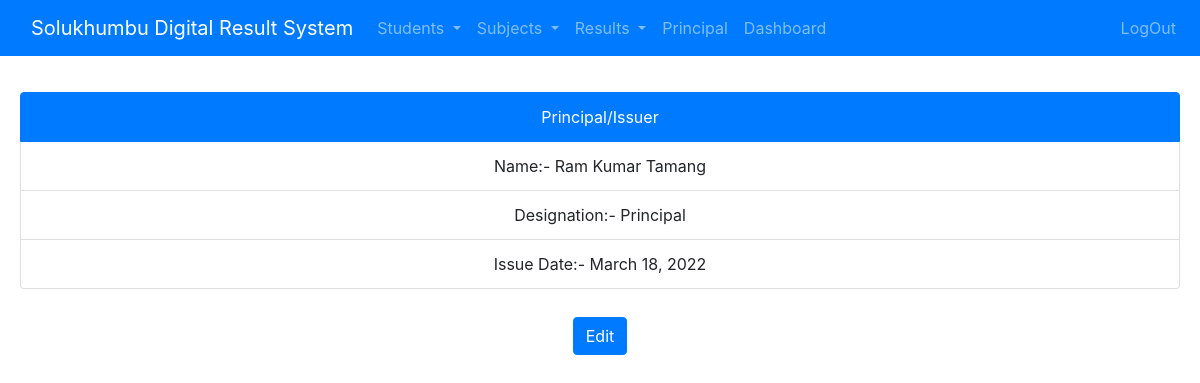
Screenshot of /home/issuer (signed in) with the database file from the repository.
### student/models.py (models this page shows, shortened)
class Issuer(models.Model):
    name = models.CharField(max_length=100)
    designation = models.CharField(max_length=50, choices= DESIGNATION_CHOICES, default='Principal')
    date_of_issue = models.DateField(default=datetime.date.today)

### student/views.py (the view)
# urls.py: path('home/issuer',views.issuer,name='issuer'),
@login_required
def issuer(request):
    issuers = Issuer.objects.all()
    context = {
        'issuers': issuers,
        }
    return render(request, 'issuer/issuer.html',context)

### student/templates/issuer/issuer.html
{% extends 'student/base.html' %}
{% block content %}
    <div class="card-body">
<ul class="mt-3 list-group text-center">
    {% for issuer in issuers %}
    <li class="list-group-item active" aria-current="true">Principal/Issuer</li>
    <li class="list-group-item">Name:- {{issuer.name}}</li>
    <li class="list-group-item">Designation:- {{issuer.designation}}</li>
    <li class="list-group-item">Issue Date:- {{issuer.date_of_issue}}</li>
  </ul>
</div>
<div class="col-md-12 text-center">
    <a class="nav-link" href="{% url 'issuer_update' issuer.id %}"><button type="button" class="btn btn-primary">Edit</button></a>
      </div>
      {% endfor %}
{% endblock %}

### rows the page displays
Issuer: name "Ram Kumar Tamang", designation "Principal", date_of_issue "March 18, 2022"
